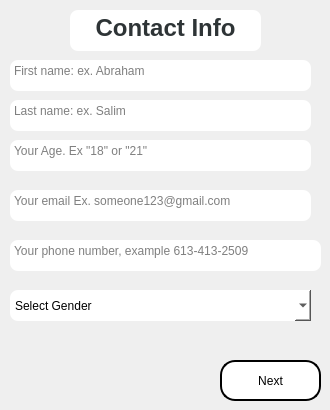
        <widget class="QWidget" name="basicInfoPage">
         <widget class="QTextEdit" name="clientFNameField">
          <property name="enabled">
           <bool>true</bool>
          </property>
          <property name="geometry">
           <rect>
            <x>10</x>
            <y>60</y>
            <width>301</width>
            <height>31</height>
           </rect>
          </property>
          <property name="styleSheet">
           <string notr="true">#clientFNameField{
	background: white;
	border-radius: 8px;



}</string>
          </property>
          <property name="placeholderText">
           <string>First name: ex. Abraham</string>
          </property>
         </widget>
         <widget class="QTextEdit" name="clientLNameField">
          <property name="enabled">
           <bool>true</bool>
          </property>
          <property name="geometry">
           <rect>
            <x>10</x>
            <y>100</y>
            <width>301</width>
            <height>31</height>
           </rect>
          </property>
          <property name="styleSheet">
           <string notr="true">#clientLNameField{
	background: white;
	border-radius: 8px;



}</string>
          </property>
          <property name="placeholderText">
           <string>Last name: ex. Salim</string>
          </property>
         </widget>
         <widget class="QTextEdit" name="clientAgeField">
          <property name="enabled">
           <bool>true</bool>
          </property>
          <property name="geometry">
           <rect>
            <x>10</x>
            <y>140</y>
            <width>301</width>
            <height>31</height>
           </rect>
          </property>
          <property name="styleSheet">
           <string notr="true">#clientAgeField{
	background: white;
	border-radius: 8px;



}</string>
          </property>
          <property name="placeholderText">
           <string>Your Age. Ex &quot;18&quot; or &quot;21&quot;</string>
          </property>
         </widget>
         <widget class="QTextEdit" name="clientEmailField">
          <property name="enabled">
           <bool>true</bool>
          </property>
          <property name="geometry">
           <rect>
            <x>10</x>
            <y>190</y>
            <width>301</width>
            <height>31</height>
           </rect>
          </property>
          <property name="styleSheet">
           <string notr="true">#clientEmailField{
	background: white;
	border-radius: 8px;



}</string>
          </property>
          <property name="placeholderText">
           <string>Your email Ex. someone123@gmail.com</string>
          </property>
         </widget>
         <widget class="QTextEdit" name="clientPhoneField">
          <property name="enabled">
           <bool>true</bool>
          </property>
          <property name="geometry">
           <rect>
            <x>10</x>
            <y>240</y>
            <width>311</width>
            <height>31</height>
           </rect>
          </property>
          <property name="styleSheet">
           <string notr="true">#clientPhoneField{
	background: white;
	border-radius: 8px;



}</string>
          </property>
          <property name="placeholderText">
           <string>Your phone number, example 613-413-2509</string>
          </property>
         </widget>
         <widget class="QComboBox" name="clientGenderFIeld">
          <property name="geometry">
           <rect>
            <x>10</x>
            <y>290</y>
            <width>301</width>
            <height>31</height>
           </rect>
          </property>
          <property name="styleSheet">
           <string notr="true">#clientGenderFIeld{
	background: white;
	border-radius: 8px;


}
#clientGenderFIeld:hover{
	background: white;
	color: white;

}
#QListView{

	background: white;
}


</string>
          </property>
          <item>
           <property name="text">
            <string>Select Gender</string>
           </property>
          </item>
          <item>
           <property name="text">
            <string>Male</string>
           </property>
          </item>
          <item>
           <property name="text">
            <string>Female</string>
           </property>
          </item>
         </widget>
         <widget class="QPushButton" name="nextInfoBtn">
          <property name="geometry">
           <rect>
            <x>220</x>
            <y>360</y>
            <width>101</width>
            <height>41</height>
           </rect>
          </property>
          <property name="styleSheet">
           <string notr="true">#nextInfoBtn{
	background: white;
	border-radius: 15px;
	border: 2px solid black;



}

#nextInfoBtn:hover{
	background: #fab1a0

}

</string>
          </property>
          <property name="text">
           <string>Next</string>
          </property>
         </widget>
         <widget class="QTextEdit" name="clientContactInfoTitleLabel">
          <property name="enabled">
           <bool>false</bool>
          </property>
          <property name="geometry">
           <rect>
            <x>70</x>
            <y>10</y>
            <width>191</width>
            <height>41</height>
           </rect>
          </property>
          <property name="styleSheet">
           <string notr="true">#clientContactInfoTitleLabel{

	background: white;
	border:none;
	border-radius: 8px;

}</string>
          </property>
          <property name="verticalScrollBarPolicy">
           <enum>Qt::ScrollBarAlwaysOff</enum>
          </property>
          <property name="html">
           <string>&lt;!DOCTYPE HTML PUBLIC &quot;-//W3C//DTD HTML 4.0//EN&quot; &quot;http://www.w3.org/TR/REC-html40/strict.dtd&quot;&gt;
&lt;html&gt;&lt;head&gt;&lt;meta name=&quot;qrichtext&quot; content=&quot;1&quot; /&gt;&lt;style type=&quot;text/css&quot;&gt;
p, li { white-space: pre-wrap; }
&lt;/style&gt;&lt;/head&gt;&lt;body style=&quot; font-family:'Sans'; font-size:10pt; font-weight:400; font-style:normal;&quot;&gt;
&lt;p align=&quot;center&quot; style=&quot; margin-top:0px; margin-bottom:0px; margin-left:0px; margin-right:0px; -qt-block-indent:0; text-indent:0px;&quot;&gt;&lt;span style=&quot; font-size:18pt; font-weight:600; color:#2e3436;&quot;&gt;Contact Info&lt;/span&gt;&lt;/p&gt;&lt;/body&gt;&lt;/html&gt;</string>
          </property>
         </widget>
        </widget>
